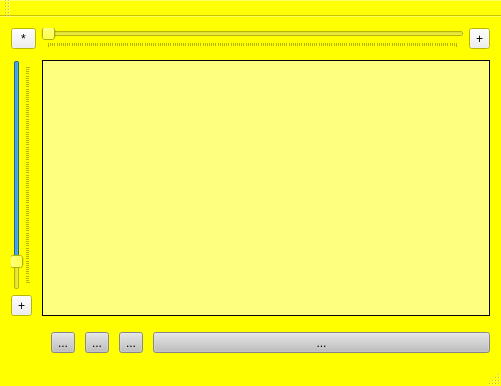
<?xml version="1.0" encoding="UTF-8"?>
<ui version="4.0">
 <class>Ekierka_form</class>
 <widget class="QMainWindow" name="Ekierka_form">
  <property name="windowModality">
   <enum>Qt::WindowModal</enum>
  </property>
  <property name="geometry">
   <rect>
    <x>0</x>
    <y>0</y>
    <width>501</width>
    <height>386</height>
   </rect>
  </property>
  <property name="palette">
   <palette>
    <active>
     <colorrole role="Base">
      <brush brushstyle="SolidPattern">
       <color alpha="255">
        <red>255</red>
        <green>255</green>
        <blue>0</blue>
       </color>
      </brush>
     </colorrole>
     <colorrole role="Window">
      <brush brushstyle="SolidPattern">
       <color alpha="255">
        <red>255</red>
        <green>255</green>
        <blue>0</blue>
       </color>
      </brush>
     </colorrole>
    </active>
    <inactive>
     <colorrole role="Base">
      <brush brushstyle="SolidPattern">
       <color alpha="255">
        <red>255</red>
        <green>255</green>
        <blue>0</blue>
       </color>
      </brush>
     </colorrole>
     <colorrole role="Window">
      <brush brushstyle="SolidPattern">
       <color alpha="255">
        <red>255</red>
        <green>255</green>
        <blue>0</blue>
       </color>
      </brush>
     </colorrole>
    </inactive>
    <disabled>
     <colorrole role="Base">
      <brush brushstyle="SolidPattern">
       <color alpha="255">
        <red>255</red>
        <green>255</green>
        <blue>0</blue>
       </color>
      </brush>
     </colorrole>
     <colorrole role="Window">
      <brush brushstyle="SolidPattern">
       <color alpha="255">
        <red>255</red>
        <green>255</green>
        <blue>0</blue>
       </color>
      </brush>
     </colorrole>
    </disabled>
   </palette>
  </property>
  <property name="contextMenuPolicy">
   <enum>Qt::NoContextMenu</enum>
  </property>
  <property name="windowTitle">
   <string>tsoft&gt;&gt;Ekierka v1.0</string>
  </property>
  <property name="styleSheet">
   <string notr="true"/>
  </property>
  <property name="toolButtonStyle">
   <enum>Qt::ToolButtonTextBesideIcon</enum>
  </property>
  <property name="dockOptions">
   <set>QMainWindow::AllowTabbedDocks</set>
  </property>
  <widget class="QWidget" name="centralWidget">
   <layout class="QGridLayout" name="gridLayout">
    <item row="8" column="0">
     <layout class="QHBoxLayout" name="horizontalLayout">
      <property name="spacing">
       <number>10</number>
      </property>
      <property name="sizeConstraint">
       <enum>QLayout::SetFixedSize</enum>
      </property>
      <property name="leftMargin">
       <number>40</number>
      </property>
      <property name="rightMargin">
       <number>0</number>
      </property>
      <item>
       <widget class="QToolButton" name="toolButton_5">
        <property name="styleSheet">
         <string notr="true">background-color: rgb(192, 192,192);</string>
        </property>
        <property name="text">
         <string>...</string>
        </property>
        <property name="toolButtonStyle">
         <enum>Qt::ToolButtonTextBesideIcon</enum>
        </property>
       </widget>
      </item>
      <item>
       <widget class="QToolButton" name="toolButton_6">
        <property name="styleSheet">
         <string notr="true">background-color: rgb(192, 192,192);</string>
        </property>
        <property name="text">
         <string>...</string>
        </property>
        <property name="toolButtonStyle">
         <enum>Qt::ToolButtonTextBesideIcon</enum>
        </property>
       </widget>
      </item>
      <item>
       <widget class="QToolButton" name="toolButton_7">
        <property name="styleSheet">
         <string notr="true">background-color: rgb(192, 192,192);</string>
        </property>
        <property name="text">
         <string>...</string>
        </property>
        <property name="toolButtonStyle">
         <enum>Qt::ToolButtonTextBesideIcon</enum>
        </property>
       </widget>
      </item>
      <item>
       <widget class="QToolButton" name="toolButton_3">
        <property name="sizePolicy">
         <sizepolicy hsizetype="Minimum" vsizetype="Fixed">
          <horstretch>0</horstretch>
          <verstretch>0</verstretch>
         </sizepolicy>
        </property>
        <property name="layoutDirection">
         <enum>Qt::RightToLeft</enum>
        </property>
        <property name="styleSheet">
         <string notr="true">background-color: rgb(192, 192,192);</string>
        </property>
        <property name="text">
         <string>...</string>
        </property>
        <property name="toolButtonStyle">
         <enum>Qt::ToolButtonTextBesideIcon</enum>
        </property>
       </widget>
      </item>
     </layout>
    </item>
    <item row="0" column="0">
     <layout class="QGridLayout" name="gridLayout_2">
      <property name="topMargin">
       <number>0</number>
      </property>
      <property name="bottomMargin">
       <number>10</number>
      </property>
      <item row="0" column="0">
       <layout class="QHBoxLayout" name="horizontalLayout_2">
        <property name="spacing">
         <number>5</number>
        </property>
        <property name="bottomMargin">
         <number>5</number>
        </property>
        <item>
         <widget class="QToolButton" name="toolButton_4">
          <property name="minimumSize">
           <size>
            <width>25</width>
            <height>0</height>
           </size>
          </property>
          <property name="text">
           <string>*</string>
          </property>
         </widget>
        </item>
        <item>
         <widget class="QSlider" name="horizontalSlider">
          <property name="palette">
           <palette>
            <active>
             <colorrole role="Button">
              <brush brushstyle="SolidPattern">
               <color alpha="255">
                <red>255</red>
                <green>255</green>
                <blue>0</blue>
               </color>
              </brush>
             </colorrole>
             <colorrole role="Base">
              <brush brushstyle="SolidPattern">
               <color alpha="255">
                <red>255</red>
                <green>255</green>
                <blue>0</blue>
               </color>
              </brush>
             </colorrole>
             <colorrole role="Window">
              <brush brushstyle="SolidPattern">
               <color alpha="255">
                <red>255</red>
                <green>255</green>
                <blue>0</blue>
               </color>
              </brush>
             </colorrole>
            </active>
            <inactive>
             <colorrole role="Button">
              <brush brushstyle="SolidPattern">
               <color alpha="255">
                <red>255</red>
                <green>255</green>
                <blue>0</blue>
               </color>
              </brush>
             </colorrole>
             <colorrole role="Base">
              <brush brushstyle="SolidPattern">
               <color alpha="255">
                <red>255</red>
                <green>255</green>
                <blue>0</blue>
               </color>
              </brush>
             </colorrole>
             <colorrole role="Window">
              <brush brushstyle="SolidPattern">
               <color alpha="255">
                <red>255</red>
                <green>255</green>
                <blue>0</blue>
               </color>
              </brush>
             </colorrole>
            </inactive>
            <disabled>
             <colorrole role="Button">
              <brush brushstyle="SolidPattern">
               <color alpha="255">
                <red>255</red>
                <green>255</green>
                <blue>0</blue>
               </color>
              </brush>
             </colorrole>
             <colorrole role="Base">
              <brush brushstyle="SolidPattern">
               <color alpha="255">
                <red>255</red>
                <green>255</green>
                <blue>0</blue>
               </color>
              </brush>
             </colorrole>
             <colorrole role="Window">
              <brush brushstyle="SolidPattern">
               <color alpha="255">
                <red>255</red>
                <green>255</green>
                <blue>0</blue>
               </color>
              </brush>
             </colorrole>
            </disabled>
           </palette>
          </property>
          <property name="font">
           <font>
            <weight>75</weight>
            <bold>true</bold>
           </font>
          </property>
          <property name="styleSheet">
           <string notr="true">background-color: rgb(255, 255, 0);
gridline-color: rgb(0, 0, 0);</string>
          </property>
          <property name="minimum">
           <number>0</number>
          </property>
          <property name="maximum">
           <number>380</number>
          </property>
          <property name="orientation">
           <enum>Qt::Horizontal</enum>
          </property>
          <property name="tickPosition">
           <enum>QSlider::TicksBelow</enum>
          </property>
          <property name="tickInterval">
           <number>2</number>
          </property>
         </widget>
        </item>
        <item>
         <widget class="QToolButton" name="toolButton_2">
          <property name="text">
           <string>+</string>
          </property>
         </widget>
        </item>
       </layout>
      </item>
      <item row="2" column="0">
       <layout class="QHBoxLayout" name="horizontalLayout_3">
        <property name="spacing">
         <number>5</number>
        </property>
        <property name="rightMargin">
         <number>0</number>
        </property>
        <item>
         <layout class="QVBoxLayout" name="verticalLayout">
          <property name="spacing">
           <number>5</number>
          </property>
          <property name="rightMargin">
           <number>5</number>
          </property>
          <item>
           <widget class="QSlider" name="verticalSlider">
            <property name="palette">
             <palette>
              <active>
               <colorrole role="Button">
                <brush brushstyle="SolidPattern">
                 <color alpha="255">
                  <red>255</red>
                  <green>255</green>
                  <blue>0</blue>
                 </color>
                </brush>
               </colorrole>
               <colorrole role="Base">
                <brush brushstyle="SolidPattern">
                 <color alpha="255">
                  <red>255</red>
                  <green>255</green>
                  <blue>0</blue>
                 </color>
                </brush>
               </colorrole>
               <colorrole role="Window">
                <brush brushstyle="SolidPattern">
                 <color alpha="255">
                  <red>255</red>
                  <green>255</green>
                  <blue>0</blue>
                 </color>
                </brush>
               </colorrole>
              </active>
              <inactive>
               <colorrole role="Button">
                <brush brushstyle="SolidPattern">
                 <color alpha="255">
                  <red>255</red>
                  <green>255</green>
                  <blue>0</blue>
                 </color>
                </brush>
               </colorrole>
               <colorrole role="Base">
                <brush brushstyle="SolidPattern">
                 <color alpha="255">
                  <red>255</red>
                  <green>255</green>
                  <blue>0</blue>
                 </color>
                </brush>
               </colorrole>
               <colorrole role="Window">
                <brush brushstyle="SolidPattern">
                 <color alpha="255">
                  <red>255</red>
                  <green>255</green>
                  <blue>0</blue>
                 </color>
                </brush>
               </colorrole>
              </inactive>
              <disabled>
               <colorrole role="Button">
                <brush brushstyle="SolidPattern">
                 <color alpha="255">
                  <red>255</red>
                  <green>255</green>
                  <blue>0</blue>
                 </color>
                </brush>
               </colorrole>
               <colorrole role="Base">
                <brush brushstyle="SolidPattern">
                 <color alpha="255">
                  <red>255</red>
                  <green>255</green>
                  <blue>0</blue>
                 </color>
                </brush>
               </colorrole>
               <colorrole role="Window">
                <brush brushstyle="SolidPattern">
                 <color alpha="255">
                  <red>255</red>
                  <green>255</green>
                  <blue>0</blue>
                 </color>
                </brush>
               </colorrole>
              </disabled>
             </palette>
            </property>
            <property name="font">
             <font>
              <weight>75</weight>
              <bold>true</bold>
             </font>
            </property>
            <property name="styleSheet">
             <string notr="true">background-color: rgb(255, 255, 0);</string>
            </property>
            <property name="maximum">
             <number>200</number>
            </property>
            <property name="singleStep">
             <number>1</number>
            </property>
            <property name="value">
             <number>180</number>
            </property>
            <property name="orientation">
             <enum>Qt::Vertical</enum>
            </property>
            <property name="invertedAppearance">
             <bool>true</bool>
            </property>
            <property name="invertedControls">
             <bool>false</bool>
            </property>
            <property name="tickPosition">
             <enum>QSlider::TicksBelow</enum>
            </property>
            <property name="tickInterval">
             <number>2</number>
            </property>
           </widget>
          </item>
          <item>
           <widget class="QToolButton" name="toolButton">
            <property name="text">
             <string>+</string>
            </property>
           </widget>
          </item>
         </layout>
        </item>
        <item>
         <widget class="QGraphicsView" name="graphicsView">
          <property name="palette">
           <palette>
            <active>
             <colorrole role="Button">
              <brush brushstyle="SolidPattern">
               <color alpha="127">
                <red>255</red>
                <green>255</green>
                <blue>255</blue>
               </color>
              </brush>
             </colorrole>
             <colorrole role="Base">
              <brush brushstyle="NoBrush">
               <color alpha="255">
                <red>0</red>
                <green>0</green>
                <blue>0</blue>
               </color>
              </brush>
             </colorrole>
             <colorrole role="Window">
              <brush brushstyle="SolidPattern">
               <color alpha="127">
                <red>255</red>
                <green>255</green>
                <blue>255</blue>
               </color>
              </brush>
             </colorrole>
            </active>
            <inactive>
             <colorrole role="Button">
              <brush brushstyle="SolidPattern">
               <color alpha="127">
                <red>255</red>
                <green>255</green>
                <blue>255</blue>
               </color>
              </brush>
             </colorrole>
             <colorrole role="Base">
              <brush brushstyle="NoBrush">
               <color alpha="255">
                <red>0</red>
                <green>0</green>
                <blue>0</blue>
               </color>
              </brush>
             </colorrole>
             <colorrole role="Window">
              <brush brushstyle="SolidPattern">
               <color alpha="127">
                <red>255</red>
                <green>255</green>
                <blue>255</blue>
               </color>
              </brush>
             </colorrole>
            </inactive>
            <disabled>
             <colorrole role="Button">
              <brush brushstyle="SolidPattern">
               <color alpha="127">
                <red>255</red>
                <green>255</green>
                <blue>255</blue>
               </color>
              </brush>
             </colorrole>
             <colorrole role="Base">
              <brush brushstyle="NoBrush">
               <color alpha="255">
                <red>0</red>
                <green>0</green>
                <blue>0</blue>
               </color>
              </brush>
             </colorrole>
             <colorrole role="Window">
              <brush brushstyle="SolidPattern">
               <color alpha="127">
                <red>255</red>
                <green>255</green>
                <blue>255</blue>
               </color>
              </brush>
             </colorrole>
            </disabled>
           </palette>
          </property>
          <property name="styleSheet">
           <string notr="true">background-color: rgba(255, 255, 255, 50%)</string>
          </property>
          <property name="frameShape">
           <enum>QFrame::Box</enum>
          </property>
          <property name="frameShadow">
           <enum>QFrame::Plain</enum>
          </property>
          <property name="lineWidth">
           <number>1</number>
          </property>
          <property name="renderHints">
           <set>QPainter::TextAntialiasing</set>
          </property>
          <property name="cacheMode">
           <set>QGraphicsView::CacheBackground</set>
          </property>
          <property name="transformationAnchor">
           <enum>QGraphicsView::NoAnchor</enum>
          </property>
          <property name="resizeAnchor">
           <enum>QGraphicsView::AnchorViewCenter</enum>
          </property>
         </widget>
        </item>
       </layout>
      </item>
     </layout>
    </item>
   </layout>
  </widget>
  <widget class="QMenuBar" name="menuBar">
   <property name="geometry">
    <rect>
     <x>0</x>
     <y>0</y>
     <width>501</width>
     <height>18</height>
    </rect>
   </property>
  </widget>
  <widget class="QToolBar" name="mainToolBar">
   <attribute name="toolBarArea">
    <enum>TopToolBarArea</enum>
   </attribute>
   <attribute name="toolBarBreak">
    <bool>false</bool>
   </attribute>
  </widget>
  <widget class="QStatusBar" name="statusBar"/>
 </widget>
 <layoutdefault spacing="6" margin="11"/>
 <resources/>
 <connections/>
</ui>
